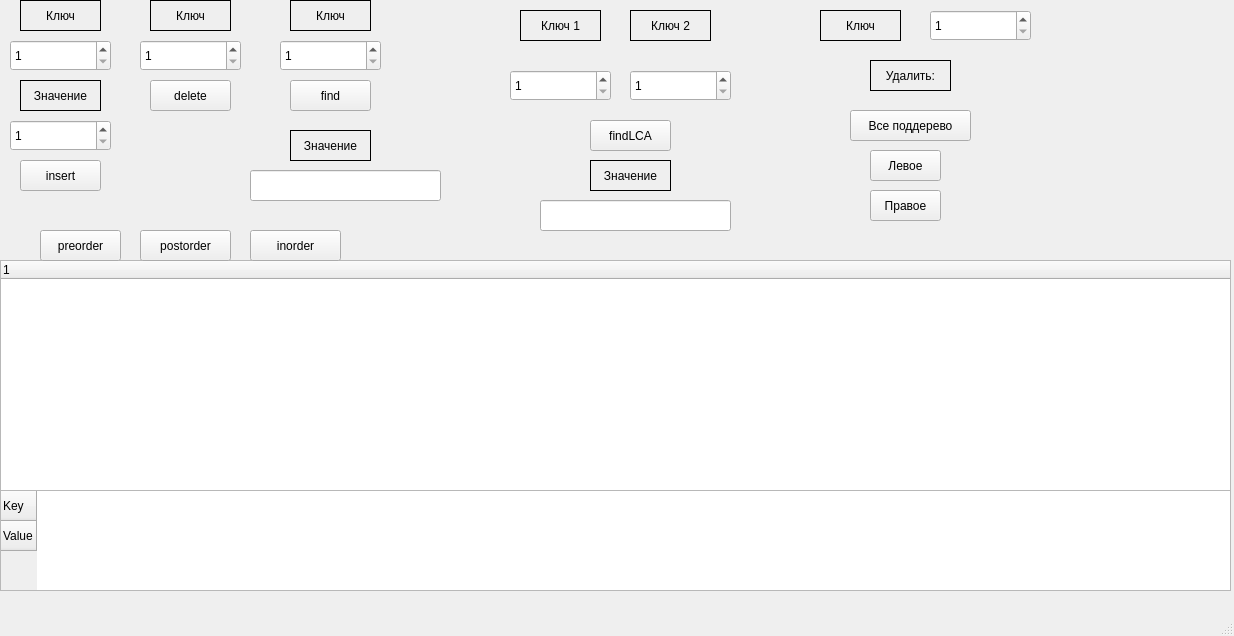
<?xml version="1.0" encoding="UTF-8"?>
<ui version="4.0">
 <class>MainWindow</class>
 <widget class="QMainWindow" name="MainWindow">
  <property name="geometry">
   <rect>
    <x>0</x>
    <y>0</y>
    <width>1234</width>
    <height>636</height>
   </rect>
  </property>
  <property name="windowTitle">
   <string>MainWindow</string>
  </property>
  <widget class="QWidget" name="centralwidget">
   <widget class="QTreeWidget" name="treeWidget">
    <property name="geometry">
     <rect>
      <x>0</x>
      <y>260</y>
      <width>1231</width>
      <height>231</height>
     </rect>
    </property>
    <column>
     <property name="text">
      <string/>
     </property>
    </column>
   </widget>
   <widget class="QTableWidget" name="tableWidget">
    <property name="geometry">
     <rect>
      <x>0</x>
      <y>490</y>
      <width>1231</width>
      <height>101</height>
     </rect>
    </property>
    <row>
     <property name="text">
      <string>Key</string>
     </property>
    </row>
    <row>
     <property name="text">
      <string>Value</string>
     </property>
    </row>
   </widget>
   <widget class="QPushButton" name="deleteButton">
    <property name="geometry">
     <rect>
      <x>150</x>
      <y>80</y>
      <width>81</width>
      <height>31</height>
     </rect>
    </property>
    <property name="styleSheet">
     <string notr="true"/>
    </property>
    <property name="text">
     <string>delete</string>
    </property>
   </widget>
   <widget class="QLabel" name="label_3">
    <property name="geometry">
     <rect>
      <x>20</x>
      <y>0</y>
      <width>81</width>
      <height>31</height>
     </rect>
    </property>
    <property name="frameShape">
     <enum>QFrame::Box</enum>
    </property>
    <property name="text">
     <string>Ключ</string>
    </property>
    <property name="alignment">
     <set>Qt::AlignCenter</set>
    </property>
   </widget>
   <widget class="QSpinBox" name="deleteKey">
    <property name="geometry">
     <rect>
      <x>140</x>
      <y>40</y>
      <width>101</width>
      <height>31</height>
     </rect>
    </property>
    <property name="minimum">
     <number>1</number>
    </property>
    <property name="maximum">
     <number>2147483647</number>
    </property>
   </widget>
   <widget class="QPushButton" name="insertButton">
    <property name="geometry">
     <rect>
      <x>20</x>
      <y>160</y>
      <width>81</width>
      <height>31</height>
     </rect>
    </property>
    <property name="text">
     <string>insert</string>
    </property>
   </widget>
   <widget class="QLabel" name="label">
    <property name="geometry">
     <rect>
      <x>150</x>
      <y>0</y>
      <width>81</width>
      <height>31</height>
     </rect>
    </property>
    <property name="frameShape">
     <enum>QFrame::Box</enum>
    </property>
    <property name="text">
     <string>Ключ</string>
    </property>
    <property name="alignment">
     <set>Qt::AlignCenter</set>
    </property>
   </widget>
   <widget class="QLabel" name="label_2">
    <property name="geometry">
     <rect>
      <x>20</x>
      <y>80</y>
      <width>81</width>
      <height>31</height>
     </rect>
    </property>
    <property name="frameShape">
     <enum>QFrame::Box</enum>
    </property>
    <property name="text">
     <string>Значение</string>
    </property>
    <property name="alignment">
     <set>Qt::AlignCenter</set>
    </property>
   </widget>
   <widget class="QSpinBox" name="insertKey">
    <property name="geometry">
     <rect>
      <x>10</x>
      <y>40</y>
      <width>101</width>
      <height>31</height>
     </rect>
    </property>
    <property name="minimum">
     <number>1</number>
    </property>
    <property name="maximum">
     <number>2147483647</number>
    </property>
   </widget>
   <widget class="QSpinBox" name="insertValue">
    <property name="geometry">
     <rect>
      <x>10</x>
      <y>120</y>
      <width>101</width>
      <height>31</height>
     </rect>
    </property>
    <property name="minimum">
     <number>1</number>
    </property>
    <property name="maximum">
     <number>2147483647</number>
    </property>
   </widget>
   <widget class="QPushButton" name="searchButton">
    <property name="geometry">
     <rect>
      <x>290</x>
      <y>80</y>
      <width>81</width>
      <height>31</height>
     </rect>
    </property>
    <property name="text">
     <string>find</string>
    </property>
   </widget>
   <widget class="QLabel" name="label_4">
    <property name="geometry">
     <rect>
      <x>290</x>
      <y>0</y>
      <width>81</width>
      <height>31</height>
     </rect>
    </property>
    <property name="frameShape">
     <enum>QFrame::Box</enum>
    </property>
    <property name="text">
     <string>Ключ</string>
    </property>
    <property name="alignment">
     <set>Qt::AlignCenter</set>
    </property>
   </widget>
   <widget class="QLabel" name="label_5">
    <property name="geometry">
     <rect>
      <x>290</x>
      <y>130</y>
      <width>81</width>
      <height>31</height>
     </rect>
    </property>
    <property name="frameShape">
     <enum>QFrame::Box</enum>
    </property>
    <property name="text">
     <string>Значение</string>
    </property>
    <property name="alignment">
     <set>Qt::AlignCenter</set>
    </property>
   </widget>
   <widget class="QLineEdit" name="searchValue">
    <property name="geometry">
     <rect>
      <x>250</x>
      <y>170</y>
      <width>191</width>
      <height>31</height>
     </rect>
    </property>
    <property name="readOnly">
     <bool>true</bool>
    </property>
   </widget>
   <widget class="QSpinBox" name="searchKey">
    <property name="geometry">
     <rect>
      <x>280</x>
      <y>40</y>
      <width>101</width>
      <height>31</height>
     </rect>
    </property>
    <property name="minimum">
     <number>1</number>
    </property>
    <property name="maximum">
     <number>2147483647</number>
    </property>
   </widget>
   <widget class="QPushButton" name="preorderButton">
    <property name="geometry">
     <rect>
      <x>40</x>
      <y>230</y>
      <width>81</width>
      <height>31</height>
     </rect>
    </property>
    <property name="text">
     <string>preorder</string>
    </property>
   </widget>
   <widget class="QPushButton" name="postorderButton">
    <property name="geometry">
     <rect>
      <x>140</x>
      <y>230</y>
      <width>91</width>
      <height>31</height>
     </rect>
    </property>
    <property name="text">
     <string>postorder</string>
    </property>
   </widget>
   <widget class="QPushButton" name="inorderButton">
    <property name="geometry">
     <rect>
      <x>250</x>
      <y>230</y>
      <width>91</width>
      <height>31</height>
     </rect>
    </property>
    <property name="text">
     <string>inorder</string>
    </property>
   </widget>
   <widget class="QPushButton" name="parentButton">
    <property name="geometry">
     <rect>
      <x>590</x>
      <y>120</y>
      <width>81</width>
      <height>31</height>
     </rect>
    </property>
    <property name="text">
     <string>findLCA</string>
    </property>
   </widget>
   <widget class="QLabel" name="label_6">
    <property name="geometry">
     <rect>
      <x>520</x>
      <y>10</y>
      <width>81</width>
      <height>31</height>
     </rect>
    </property>
    <property name="frameShape">
     <enum>QFrame::Box</enum>
    </property>
    <property name="text">
     <string>Ключ 1</string>
    </property>
    <property name="alignment">
     <set>Qt::AlignCenter</set>
    </property>
   </widget>
   <widget class="QSpinBox" name="parentKey1">
    <property name="geometry">
     <rect>
      <x>510</x>
      <y>70</y>
      <width>101</width>
      <height>31</height>
     </rect>
    </property>
    <property name="minimum">
     <number>1</number>
    </property>
    <property name="maximum">
     <number>2147483647</number>
    </property>
   </widget>
   <widget class="QLabel" name="label_9">
    <property name="geometry">
     <rect>
      <x>630</x>
      <y>10</y>
      <width>81</width>
      <height>31</height>
     </rect>
    </property>
    <property name="frameShape">
     <enum>QFrame::Box</enum>
    </property>
    <property name="text">
     <string>Ключ 2</string>
    </property>
    <property name="alignment">
     <set>Qt::AlignCenter</set>
    </property>
   </widget>
   <widget class="QSpinBox" name="parentKey2">
    <property name="geometry">
     <rect>
      <x>630</x>
      <y>70</y>
      <width>101</width>
      <height>31</height>
     </rect>
    </property>
    <property name="minimum">
     <number>1</number>
    </property>
    <property name="maximum">
     <number>2147483647</number>
    </property>
   </widget>
   <widget class="QLabel" name="label_10">
    <property name="geometry">
     <rect>
      <x>590</x>
      <y>160</y>
      <width>81</width>
      <height>31</height>
     </rect>
    </property>
    <property name="frameShape">
     <enum>QFrame::Box</enum>
    </property>
    <property name="text">
     <string>Значение</string>
    </property>
    <property name="alignment">
     <set>Qt::AlignCenter</set>
    </property>
   </widget>
   <widget class="QLineEdit" name="parentValue">
    <property name="geometry">
     <rect>
      <x>540</x>
      <y>200</y>
      <width>191</width>
      <height>31</height>
     </rect>
    </property>
    <property name="readOnly">
     <bool>true</bool>
    </property>
   </widget>
   <widget class="QLabel" name="label_8">
    <property name="geometry">
     <rect>
      <x>870</x>
      <y>60</y>
      <width>81</width>
      <height>31</height>
     </rect>
    </property>
    <property name="frameShape">
     <enum>QFrame::Box</enum>
    </property>
    <property name="text">
     <string>Удалить:</string>
    </property>
    <property name="alignment">
     <set>Qt::AlignCenter</set>
    </property>
   </widget>
   <widget class="QLabel" name="label_7">
    <property name="geometry">
     <rect>
      <x>820</x>
      <y>10</y>
      <width>81</width>
      <height>31</height>
     </rect>
    </property>
    <property name="frameShape">
     <enum>QFrame::Box</enum>
    </property>
    <property name="text">
     <string>Ключ</string>
    </property>
    <property name="alignment">
     <set>Qt::AlignCenter</set>
    </property>
   </widget>
   <widget class="QSpinBox" name="deleteSubKey">
    <property name="geometry">
     <rect>
      <x>930</x>
      <y>10</y>
      <width>101</width>
      <height>31</height>
     </rect>
    </property>
    <property name="minimum">
     <number>1</number>
    </property>
    <property name="maximum">
     <number>2147483647</number>
    </property>
   </widget>
   <widget class="QPushButton" name="subButton">
    <property name="geometry">
     <rect>
      <x>850</x>
      <y>110</y>
      <width>121</width>
      <height>31</height>
     </rect>
    </property>
    <property name="text">
     <string>Все поддерево</string>
    </property>
   </widget>
   <widget class="QPushButton" name="leftButton">
    <property name="geometry">
     <rect>
      <x>870</x>
      <y>150</y>
      <width>71</width>
      <height>31</height>
     </rect>
    </property>
    <property name="text">
     <string>Левое</string>
    </property>
   </widget>
   <widget class="QPushButton" name="rightButton">
    <property name="geometry">
     <rect>
      <x>870</x>
      <y>190</y>
      <width>71</width>
      <height>31</height>
     </rect>
    </property>
    <property name="text">
     <string>Правое</string>
    </property>
   </widget>
  </widget>
  <widget class="QMenuBar" name="menubar">
   <property name="geometry">
    <rect>
     <x>0</x>
     <y>0</y>
     <width>1234</width>
     <height>22</height>
    </rect>
   </property>
  </widget>
  <widget class="QStatusBar" name="statusbar"/>
 </widget>
 <resources/>
 <connections/>
</ui>
